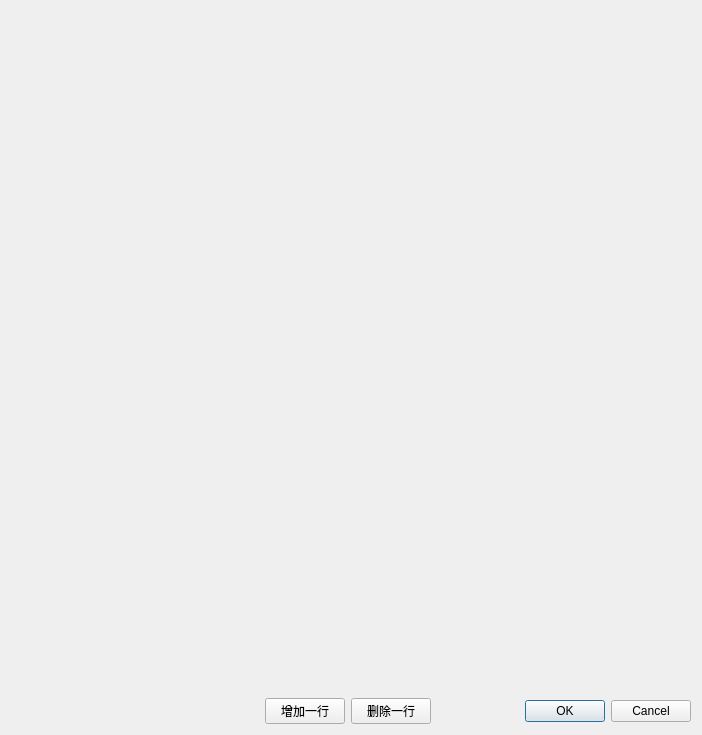
<?xml version="1.0" encoding="UTF-8"?>
<ui version="4.0">
 <class>QtSetComposeClass</class>
 <widget class="QDialog" name="QtSetComposeClass">
  <property name="geometry">
   <rect>
    <x>0</x>
    <y>0</y>
    <width>702</width>
    <height>735</height>
   </rect>
  </property>
  <property name="windowTitle">
   <string>QtSetComposeClass</string>
  </property>
  <layout class="QVBoxLayout" name="verticalLayout_2">
   <item>
    <layout class="QHBoxLayout" name="horizontalLayout">
     <item>
      <spacer name="horizontalSpacer_2">
       <property name="orientation">
        <enum>Qt::Horizontal</enum>
       </property>
       <property name="sizeHint" stdset="0">
        <size>
         <width>38</width>
         <height>20</height>
        </size>
       </property>
      </spacer>
     </item>
     <item>
      <widget class="QLabel" name="label">
       <property name="text">
        <string/>
       </property>
      </widget>
     </item>
     <item>
      <spacer name="horizontalSpacer_3">
       <property name="orientation">
        <enum>Qt::Horizontal</enum>
       </property>
       <property name="sizeHint" stdset="0">
        <size>
         <width>40</width>
         <height>20</height>
        </size>
       </property>
      </spacer>
     </item>
    </layout>
   </item>
   <item>
    <layout class="QHBoxLayout" name="horizontalLayout_3">
     <item>
      <spacer name="horizontalSpacer_4">
       <property name="orientation">
        <enum>Qt::Horizontal</enum>
       </property>
       <property name="sizeHint" stdset="0">
        <size>
         <width>40</width>
         <height>20</height>
        </size>
       </property>
      </spacer>
     </item>
     <item>
      <widget class="QLabel" name="label_2">
       <property name="text">
        <string/>
       </property>
      </widget>
     </item>
     <item>
      <spacer name="horizontalSpacer_5">
       <property name="orientation">
        <enum>Qt::Horizontal</enum>
       </property>
       <property name="sizeHint" stdset="0">
        <size>
         <width>40</width>
         <height>20</height>
        </size>
       </property>
      </spacer>
     </item>
    </layout>
   </item>
   <item>
    <layout class="QVBoxLayout" name="verticalLayout">
     <item>
      <spacer name="verticalSpacer">
       <property name="orientation">
        <enum>Qt::Vertical</enum>
       </property>
       <property name="sizeHint" stdset="0">
        <size>
         <width>20</width>
         <height>40</height>
        </size>
       </property>
      </spacer>
     </item>
    </layout>
   </item>
   <item>
    <layout class="QHBoxLayout" name="horizontalLayout_2">
     <item>
      <spacer name="horizontalSpacer">
       <property name="orientation">
        <enum>Qt::Horizontal</enum>
       </property>
       <property name="sizeHint" stdset="0">
        <size>
         <width>40</width>
         <height>20</height>
        </size>
       </property>
      </spacer>
     </item>
     <item>
      <widget class="QPushButton" name="pushButton">
       <property name="text">
        <string>增加一行</string>
       </property>
      </widget>
     </item>
     <item>
      <widget class="QPushButton" name="pushButton_2">
       <property name="text">
        <string>删除一行</string>
       </property>
      </widget>
     </item>
     <item>
      <widget class="QDialogButtonBox" name="buttonBox">
       <property name="orientation">
        <enum>Qt::Horizontal</enum>
       </property>
       <property name="standardButtons">
        <set>QDialogButtonBox::Cancel|QDialogButtonBox::Ok</set>
       </property>
      </widget>
     </item>
    </layout>
   </item>
  </layout>
 </widget>
 <resources/>
 <connections>
  <connection>
   <sender>buttonBox</sender>
   <signal>accepted()</signal>
   <receiver>QtSetComposeClass</receiver>
   <slot>accept()</slot>
   <hints>
    <hint type="sourcelabel">
     <x>248</x>
     <y>254</y>
    </hint>
    <hint type="destinationlabel">
     <x>157</x>
     <y>274</y>
    </hint>
   </hints>
  </connection>
  <connection>
   <sender>buttonBox</sender>
   <signal>rejected()</signal>
   <receiver>QtSetComposeClass</receiver>
   <slot>reject()</slot>
   <hints>
    <hint type="sourcelabel">
     <x>316</x>
     <y>260</y>
    </hint>
    <hint type="destinationlabel">
     <x>286</x>
     <y>274</y>
    </hint>
   </hints>
  </connection>
 </connections>
</ui>
